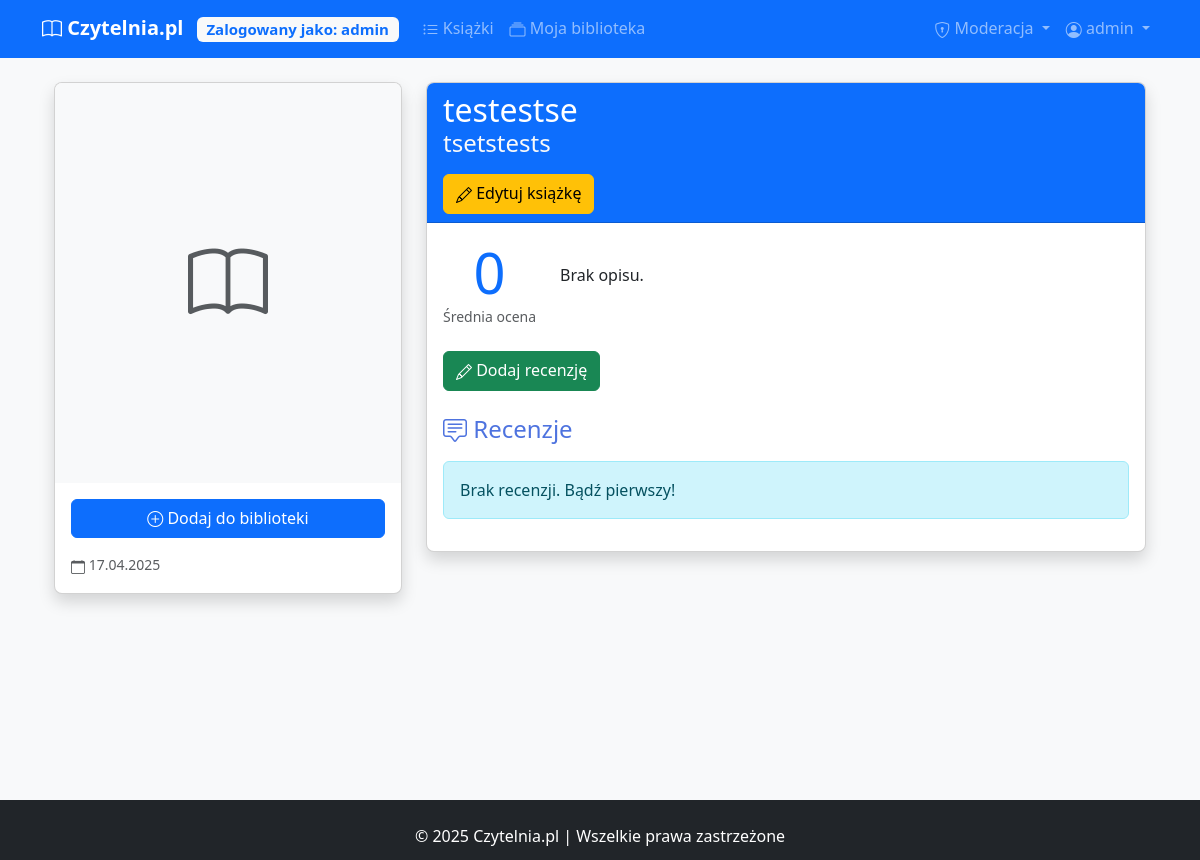
The app's page /book/1 (signed in) with its own data.
### models.py (models this page shows)
class User(UserMixin, db.Model):
    __tablename__ = 'users'
    id = db.Column(db.Integer, primary_key=True)
    username = db.Column(db.String(50), unique=True, nullable=False)
    password = db.Column(db.String(100), nullable=False)
    is_moderator = db.Column(db.Boolean, default=False)
    date_joined = db.Column(db.DateTime, default=datetime.utcnow)
    library_books = db.relationship('UserLibrary', back_populates='user')
    shelves = db.relationship('Shelf', back_populates='user', lazy='dynamic')
    reviews = db.relationship('Review', backref='review_user', lazy=True)

class Book(db.Model):
    __tablename__ = 'books'
    id = db.Column(db.Integer, primary_key=True)
    title = db.Column(db.String(100), nullable=False)
    author = db.Column(db.String(50), nullable=False)
    description = db.Column(db.Text)
    cover_url = db.Column(db.String(255))
    isbn = db.Column(db.String(20))
    date_added = db.Column(db.DateTime, default=datetime.utcnow)
    library_entries = db.relationship('UserLibrary', back_populates='book')
    book_reviews = db.relationship('Review', backref='review_book', lazy=True)

### app.py (the view)
@app.route('/book/<int:book_id>')
def book_details(book_id):
    page = request.args.get('page', 1, type=int)
    book = Book.query.options(
        db.joinedload(Book.genres),
        db.joinedload(Book.tags)
    ).get_or_404(book_id)
    reviews_query = Review.query.filter_by(book_id=book.id).order_by(Review.created_at.desc())
    reviews_pagination = reviews_query.paginate(page=page, per_page=5, error_out=False)
    current_user_review = None
    if current_user.is_authenticated:
        current_user_review = Review.query.filter_by(
            book_id=book.id,
            user_id=current_user.id
        ).first()
    avg_rating = db.session.query(db.func.avg(Review.rating))\
        .filter_by(book_id=book.id).scalar() or 0
    return render_template(
        'book_details.html',
        book=book,
        reviews=reviews_pagination.items,
        reviews_pagination=reviews_pagination,
        avg_rating=round(avg_rating, 1),
        current_user_review=current_user_review
    )

### app.py (called while the page is built)
@login_manager.user_loader
def load_user(user_id):
    return User.query.get(int(user_id))

### templates/book_details.html (shortened to what this page needs)
{% extends "base.html" %}
{% block content %}
<div class="container">
    <div class="row">
        <div class="col-md-4">
            <div class="card mb-4 shadow">
                {% if book.cover_url %}
                <img src="{{ book.cover_url }}" class="card-img-top" alt="{{ book.title }}">
                {% else %}
                <div class="card-img-top bg-light d-flex align-items-center justify-content-center" style="height: 400px;">
                    <i class="bi bi-book text-muted" style="font-size: 5rem;"></i>
                </div>
                {% endif %}
                <div class="card-body text-center">
                    {% if current_user.is_authenticated %}
                        {% set in_library = false %}
                        {% set library_entry = none %}
                        {% for entry in current_user.library_books if entry.book_id == book.id %}
                            {% set in_library = true %}
                            {% set library_entry = entry %}
                        {% endfor %}
                        {% if in_library %}
                        <div class="btn-group w-100 mb-3">
                            <button class="btn btn-sm {% if library_entry.status == 'reading' %}btn-warning{% else %}btn-success{% endif %} disabled">
                                {% if library_entry.status == 'reading' %}
                                <i class="bi bi-bookmark-check"></i> W trakcie
                                {% else %}
                                <i class="bi bi-check-circle"></i> Przeczytana
                                {% endif %}
                            </button>
                            <div class="btn-group mt-3">
                            <button type="button" class="btn btn-primary dropdown-toggle" data-bs-toggle="dropdown">
                                <i class="bi bi-bookmark-plus"></i> Dodaj do półki
                            </button>
                            <ul class="dropdown-menu">
                                {% for shelf in current_user.shelves %}
                                <li>
                                    <form method="POST" action="{{ url_for('add_to_shelf', book_id=book.id, shelf_id=shelf.id) }}">
                                        <button type="submit" class="dropdown-item">
                                            {{ shelf.name }}
                                        </button>
                                    </form>
                                </li>
                                {% endfor %}
                            </ul>
                        </div>
                            <form method="POST" action="{{ url_for('remove_from_library', entry_id=library_entry.id) }}" class="ms-2">
                                <button type="submit" class="btn btn-sm btn-danger">
                                    <i class="bi bi-trash"></i>
                                </button>
                            </form>
                        </div>
                        {% else %}
                        <form method="POST" action="{{ url_for('add_to_library', book_id=book.id) }}">
                            <button type="submit" class="btn btn-primary w-100 mb-3">
                                <i class="bi bi-plus-circle"></i> Dodaj do biblioteki
                            </button>
                        </form>
                        {% endif %}
                    {% endif %}
                    <div class="d-flex justify-content-between small text-muted">
                        <span><i class="bi bi-calendar"></i> {{ book.date_added.strftime('%d.%m.%Y') }}</span>
                    </div>
                </div>
            </div>
        </div>
        <div class="col-md-8">
            <div class="card shadow mb-4">
                <div class="card-header bg-primary text-white">
                    <h2 class="mb-0 text-white">{{ book.title }}</h2>
                    <h4 class="mb-0 text-light">{{ book.author }}</h4>
                    {% if current_user.is_moderator %}
                    <div class="mt-3">
                        <a href="{{ url_for('edit_book', book_id=book.id) }}" class="btn btn-warning">
                            <i class="bi bi-pencil"></i> Edytuj książkę
                        </a>
                    </div>
                    {% endif %}
                </div>
                <div class="card-body">
                    <div class="d-flex align-items-center mb-4">
                        <div class="me-4 text-center">
                            <div class="display-4 text-primary">{{ avg_rating|default('0.0') }}</div>
                            <div class="text-muted small">Średnia ocena</div>
                        </div>
                        <div>
                            <p>{{ book.description or "Brak opisu." }}</p>
                        </div>
                    </div>
                    {% if current_user.is_authenticated and not current_user_review %}
                    <a href="{{ url_for('add_review', book_id=book.id) }}" class="btn btn-success mb-4">
                        <i class="bi bi-pencil"></i> Dodaj recenzję
                    </a>
                    {% endif %}
                    <h4 class="mb-3"><i class="bi bi-chat-square-text"></i> Recenzje</h4>
                    {% if not reviews %}
                    <div class="alert alert-info">Brak recenzji. Bądź pierwszy!</div>
                    {% endif %}
                </div>
            </div>
        </div>
    </div>
</div>
{% endblock %}

### templates/base.html (shortened to what this page needs)
<!DOCTYPE html>
<html lang="pl">
<head>
    <link href="{{ url_for('static', filename='css/style.css') }}" rel="stylesheet">
    <link href="https://cdn.jsdelivr.net/npm/bootstrap@5.3.0/dist/css/bootstrap.min.css" rel="stylesheet">
    <link rel="stylesheet" href="https://cdn.jsdelivr.net/npm/bootstrap-icons@1.10.0/font/bootstrap-icons.css">
    <link rel="stylesheet" href="{{ url_for('static', filename='css/style.css') }}">
</head>
<body class="d-flex flex-column min-vh-100 bg-light">
    <nav class="navbar navbar-expand-lg navbar-dark bg-primary mb-4">
        <div class="container">
            <a class="navbar-brand" href="{{ url_for('home') }}">
                <i class="bi bi-book"></i> Czytelnia.pl
                {% if current_user.is_authenticated %}
                <span class="badge bg-light text-primary ms-2">Zalogowany jako: {{ current_user.username }}</span>
                {% endif %}
            </a>
            <div class="collapse navbar-collapse" id="navbarNav">
                <ul class="navbar-nav me-auto">
                    <li class="nav-item">
                        <a class="nav-link" href="{{ url_for('book_list') }}">
                            <i class="bi bi-list-ul"></i> Książki
                        </a>
                    </li>
                    {% if current_user.is_authenticated %}
                    <li class="nav-item">
                        <a class="nav-link" href="{{ url_for('my_library') }}">
                            <i class="bi bi-collection"></i> Moja biblioteka
                        </a>
                    </li>
                    {% endif %}
                </ul>
                <ul class="navbar-nav">
                    {% if current_user.is_authenticated %}
                    {% if current_user.is_moderator %}
                    <li class="nav-item dropdown">
                        <a class="nav-link dropdown-toggle" href="#" id="moderatorDropdown" role="button" data-bs-toggle="dropdown">
                            <i class="bi bi-shield-lock"></i> Moderacja
                        </a>
                    </li>
                    {% endif %}
                    <li class="nav-item dropdown">
                      <a class="nav-link dropdown-toggle" href="#" id="navbarDropdown" role="button" data-bs-toggle="dropdown">
                          <i class="bi bi-person-circle"></i> {{ current_user.username }}
                      </a>
                  </li>
                  {% endif %}
              </ul>
            </div>
        </div>
    </nav>
    <main class="container mb-5">
<div class="position-fixed bottom-0 end-0 p-3" style="z-index: 11">
  </div>
        {% block content %}{% endblock %}
    </main>
    <footer class="bg-dark text-white py-4 mt-auto">
        <div class="container text-center">
            <p class="mb-0">&copy; 2025 Czytelnia.pl | Wszelkie prawa zastrzeżone</p>
        </div>
    </footer>
</body>
</html>

### static/css/style.css (style rules this page uses)
:root { --primary-color: #4e73df; --secondary-color: #858796; --success-color: #1cc88a; --info-color: #36b9cc; --warning-color: #f6c23e; --danger-color: #e74a3b; }
html { position: relative; min-height: 100%; }
body { margin-bottom: 60px; }
footer { position: absolute; bottom: 0; width: 100%; height: 60px; }
.navbar-brand { font-weight: 700; }
.card { transition: transform 0.3s ease, box-shadow 0.3s ease; border-radius: 0.5rem; overflow: hidden; }
.btn { border-radius: 0.375rem; padding: 0.375rem 0.75rem; }
h1, h2, h3, h4, h5, h6 { color: var(--primary-color); }
.bi { vertical-align: middle; }

### records on screen
User: username "admin"
Book: date_added "17.04.2025", title "testestse", author "tsetstests", description "Brak opisu."

### other values on screen
{{ avg_rating|default('0.0') }} "0"
